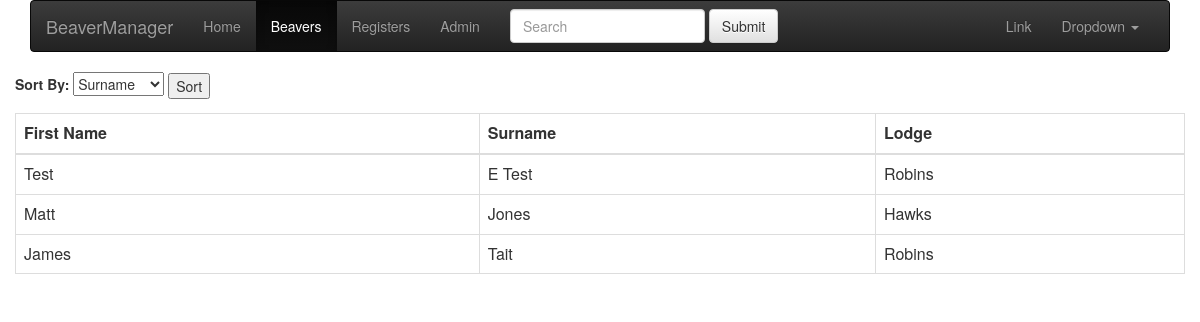
The page /beavers on the database its author committed.
### app/models.py (models this page shows, shortened)
class Beaver(db.Model):
    id = db.Column(db.Integer, primary_key=True)
    first_name = db.Column(db.String(64))
    surname = db.Column(db.String(64))
    dob = db.Column(db.DateTime)
    lodge_id = db.Column(db.Integer, db.ForeignKey('lodge.id'))
    contacts = db.relationship('EmergencyContact', backref="beaver",
                               lazy="dynamic")

class Lodge(db.Model):
    id = db.Column(db.Integer, primary_key=True)
    name = db.Column(db.String(64))
    beavers = db.relationship('Beaver', backref="lodge", lazy="dynamic")

### app/views.py (the view)
@app.route('/beavers')
def beavers():
    beavers = Beaver.query.all()
    sort_form = SortForm()
    return render_template("beavers.html", beavers=beavers, form=sort_form)

### app/forms.py
class SortForm(Form):
    sort_on = SelectField('Sort By', choices=[('surname', 'Surname'),
                          ('first_name', 'First Name'),
                          ('lodge.name', 'Lodge')])

### app/templates/beavers.html
{% extends "base.html" %}
{% from "_forms.html" import render_field %}
{% set sort_on = request.args.sort_on|default('surname') %}
{% block content %}
<form class="form-inline">
  <div class="form-group">
    <label >Sort By:</label>
    {{ form.sort_on()|safe }}
  </div>
  <div class="form-group">
    <input type="submit" value="Sort">
  </div>
</form>
<table class="table table-bordered table-hover table-responsive">
  <thead>
    <tr>
      <th>First Name</th>
      <th>Surname</th>
      <th>Lodge</th>
    </tr>
  </thead>
  <tbody>
  {% for beaver in beavers|sort(attribute=sort_on) %}
    <tr class="clickable-row" data-href="/beavers/{{beaver.id}}">
      <td>
        {{ beaver.first_name }}
      </td>
      <td>
        {{ beaver.surname }}
      <td>
        {{ beaver.lodge.name }}
      </td>
    </tr>
  {% endfor %}
  </tbody>
</table>
{% endblock %}

### app/templates/base.html
{% from "head.html" import head %}
{% from "_macros.html" import nav_link with context %}
<html>
  <head>
    {% include "head.html" %}
  </head>
  <body>
    <div class="container">
      {% include "navbar.html"%}
      <div class="row">
        <div class="span12">
          {% block content %}{% endblock %}
        </div>
      </div>
    </div>
  </body>
</html>

### app/templates/head.html (shortened to what this page needs)
<link href="/static/css/bootstrap.min.css" rel="stylesheet" media="screen">
<link href="/static/css/bootstrap-theme.min.css" rel="stylesheet">

### app/templates/_macros.html
{% macro nav_link(endpoint, name) %}
  {% if request.endpoint.endswith(endpoint) %}
    <li class="active"><a href="{{ url_for(endpoint) }}">{{name}}</a></li>
  {% else %}
    <li><a href="{{ url_for(endpoint) }}">{{name}}</a></li>
  {% endif %}
{% endmacro %}

### app/templates/navbar.html (shortened to what this page needs)
<nav class="navbar navbar-inverse" role="navigation">
  <div class="container-fluid">
    <div class="navbar-header">
      <a class="navbar-brand" href="/">BeaverManager</a>
    </div>
    <div class="collapse navbar-collapse" id="bs-example-navbar-collapse-1">
      <ul class="nav navbar-nav">
        {{ nav_link('index', 'Home') }}
        {{ nav_link('beavers', 'Beavers') }}
        {{ nav_link('register_main', 'Registers')}}
        {{ nav_link('admin.index', 'Admin')}}
      </ul>
      <form class="navbar-form navbar-left" role="search">
        <div class="form-group">
          <input type="text" class="form-control" placeholder="Search">
        </div>
        <button type="submit" class="btn btn-default">Submit</button>
      </form>
      <ul class="nav navbar-nav navbar-right">
        <li><a href="#">Link</a></li>
        <li class="dropdown">
          <a href="#" class="dropdown-toggle" data-toggle="dropdown">Dropdown <b class="caret"></b></a>
        </li>
      </ul>
    </div>
  </div>
</nav>

### rows shown on the page
Beaver: first_name "Test", surname "E Test", lodge.name "Robins"
Beaver: first_name "Matt", surname "Jones", lodge.name "Hawks"
Beaver: first_name "James", surname "Tait", lodge.name "Robins"

### other values the page prints
{{ name }} "Home Registers Admin"
{{ name }} "Beavers"
